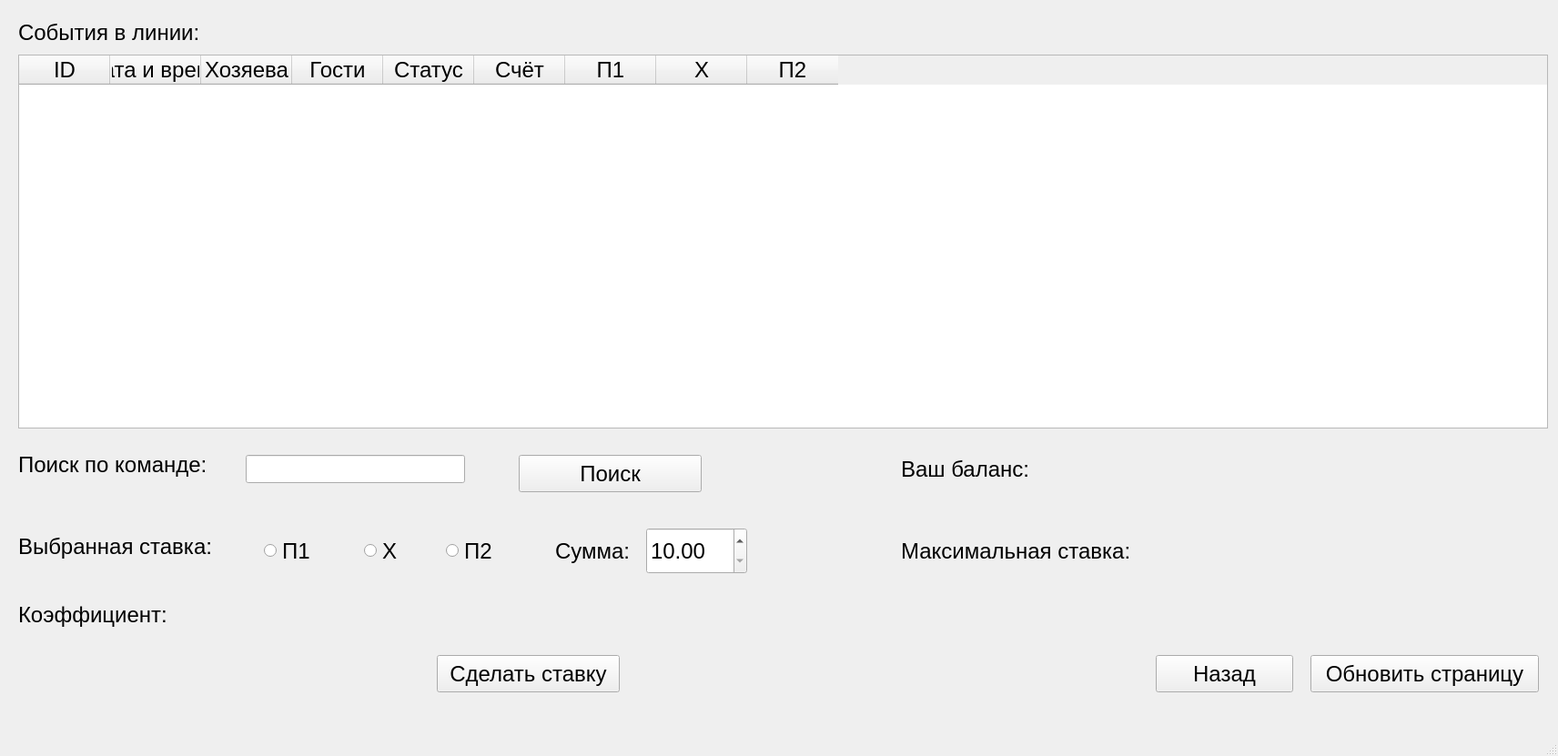
<?xml version="1.0" encoding="UTF-8"?>
<ui version="4.0">
 <class>MainWindow</class>
 <widget class="QMainWindow" name="MainWindow">
  <property name="geometry">
   <rect>
    <x>0</x>
    <y>0</y>
    <width>1712</width>
    <height>831</height>
   </rect>
  </property>
  <property name="font">
   <font>
    <pointsize>18</pointsize>
   </font>
  </property>
  <property name="windowTitle">
   <string>MainWindow</string>
  </property>
  <widget class="QWidget" name="centralwidget">
   <widget class="QLabel" name="label">
    <property name="geometry">
     <rect>
      <x>20</x>
      <y>400</y>
      <width>141</width>
      <height>21</height>
     </rect>
    </property>
    <property name="text">
     <string/>
    </property>
   </widget>
   <widget class="QLabel" name="label_2">
    <property name="geometry">
     <rect>
      <x>20</x>
      <y>20</y>
      <width>371</width>
      <height>31</height>
     </rect>
    </property>
    <property name="text">
     <string>События в линии:</string>
    </property>
   </widget>
   <widget class="QLabel" name="label_8">
    <property name="geometry">
     <rect>
      <x>20</x>
      <y>490</y>
      <width>221</width>
      <height>41</height>
     </rect>
    </property>
    <property name="text">
     <string>Поиск по команде:</string>
    </property>
   </widget>
   <widget class="QPushButton" name="searchButton">
    <property name="geometry">
     <rect>
      <x>570</x>
      <y>500</y>
      <width>201</width>
      <height>41</height>
     </rect>
    </property>
    <property name="text">
     <string>Поиск</string>
    </property>
   </widget>
   <widget class="QLineEdit" name="searchEdit">
    <property name="geometry">
     <rect>
      <x>270</x>
      <y>500</y>
      <width>241</width>
      <height>31</height>
     </rect>
    </property>
   </widget>
   <widget class="QTableWidget" name="gameTable">
    <property name="geometry">
     <rect>
      <x>20</x>
      <y>60</y>
      <width>1681</width>
      <height>411</height>
     </rect>
    </property>
    <column>
     <property name="text">
      <string>ID</string>
     </property>
    </column>
    <column>
     <property name="text">
      <string>Дата и время</string>
     </property>
    </column>
    <column>
     <property name="text">
      <string>Хозяева</string>
     </property>
    </column>
    <column>
     <property name="text">
      <string>Гости</string>
     </property>
    </column>
    <column>
     <property name="text">
      <string>Статус</string>
     </property>
    </column>
    <column>
     <property name="text">
      <string>Счёт</string>
     </property>
    </column>
    <column>
     <property name="text">
      <string>П1</string>
     </property>
    </column>
    <column>
     <property name="text">
      <string>X</string>
     </property>
    </column>
    <column>
     <property name="text">
      <string>П2</string>
     </property>
    </column>
   </widget>
   <widget class="QRadioButton" name="p1Radio">
    <property name="geometry">
     <rect>
      <x>290</x>
      <y>580</y>
      <width>71</width>
      <height>51</height>
     </rect>
    </property>
    <property name="text">
     <string>П1</string>
    </property>
    <attribute name="buttonGroup">
     <string notr="true">buttonGroup</string>
    </attribute>
   </widget>
   <widget class="QRadioButton" name="xRadio">
    <property name="geometry">
     <rect>
      <x>400</x>
      <y>580</y>
      <width>61</width>
      <height>51</height>
     </rect>
    </property>
    <property name="text">
     <string>Х</string>
    </property>
    <attribute name="buttonGroup">
     <string notr="true">buttonGroup</string>
    </attribute>
   </widget>
   <widget class="QRadioButton" name="p2Radio">
    <property name="geometry">
     <rect>
      <x>490</x>
      <y>580</y>
      <width>61</width>
      <height>51</height>
     </rect>
    </property>
    <property name="text">
     <string>П2</string>
    </property>
    <attribute name="buttonGroup">
     <string notr="true">buttonGroup</string>
    </attribute>
   </widget>
   <widget class="QLabel" name="betLabel">
    <property name="geometry">
     <rect>
      <x>20</x>
      <y>580</y>
      <width>261</width>
      <height>41</height>
     </rect>
    </property>
    <property name="text">
     <string>Выбранная ставка:</string>
    </property>
   </widget>
   <widget class="QPushButton" name="betButton">
    <property name="geometry">
     <rect>
      <x>480</x>
      <y>720</y>
      <width>201</width>
      <height>41</height>
     </rect>
    </property>
    <property name="text">
     <string>Сделать ставку</string>
    </property>
   </widget>
   <widget class="QLabel" name="cfLabel">
    <property name="geometry">
     <rect>
      <x>20</x>
      <y>660</y>
      <width>291</width>
      <height>31</height>
     </rect>
    </property>
    <property name="text">
     <string>Коэффициент:</string>
    </property>
   </widget>
   <widget class="QPushButton" name="updateButton">
    <property name="geometry">
     <rect>
      <x>1440</x>
      <y>720</y>
      <width>251</width>
      <height>41</height>
     </rect>
    </property>
    <property name="text">
     <string>Обновить страницу</string>
    </property>
   </widget>
   <widget class="QPushButton" name="backButton">
    <property name="geometry">
     <rect>
      <x>1270</x>
      <y>720</y>
      <width>151</width>
      <height>41</height>
     </rect>
    </property>
    <property name="text">
     <string>Назад</string>
    </property>
   </widget>
   <widget class="QDoubleSpinBox" name="sumBox">
    <property name="geometry">
     <rect>
      <x>710</x>
      <y>580</y>
      <width>111</width>
      <height>51</height>
     </rect>
    </property>
    <property name="minimum">
     <double>10.000000000000000</double>
    </property>
    <property name="maximum">
     <double>1005.000000000000000</double>
    </property>
   </widget>
   <widget class="QLabel" name="label_3">
    <property name="geometry">
     <rect>
      <x>610</x>
      <y>590</y>
      <width>81</width>
      <height>31</height>
     </rect>
    </property>
    <property name="text">
     <string>Сумма:</string>
    </property>
   </widget>
   <widget class="QLabel" name="balanceLabel">
    <property name="geometry">
     <rect>
      <x>990</x>
      <y>500</y>
      <width>271</width>
      <height>31</height>
     </rect>
    </property>
    <property name="text">
     <string>Ваш баланс:</string>
    </property>
   </widget>
   <widget class="QLabel" name="maxBetLabel">
    <property name="geometry">
     <rect>
      <x>990</x>
      <y>590</y>
      <width>351</width>
      <height>31</height>
     </rect>
    </property>
    <property name="text">
     <string>Максимальная ставка:</string>
    </property>
   </widget>
  </widget>
  <widget class="QMenuBar" name="menubar">
   <property name="geometry">
    <rect>
     <x>0</x>
     <y>0</y>
     <width>1712</width>
     <height>33</height>
    </rect>
   </property>
  </widget>
  <widget class="QStatusBar" name="statusbar"/>
 </widget>
 <resources/>
 <connections/>
 <buttongroups>
  <buttongroup name="buttonGroup"/>
 </buttongroups>
</ui>
